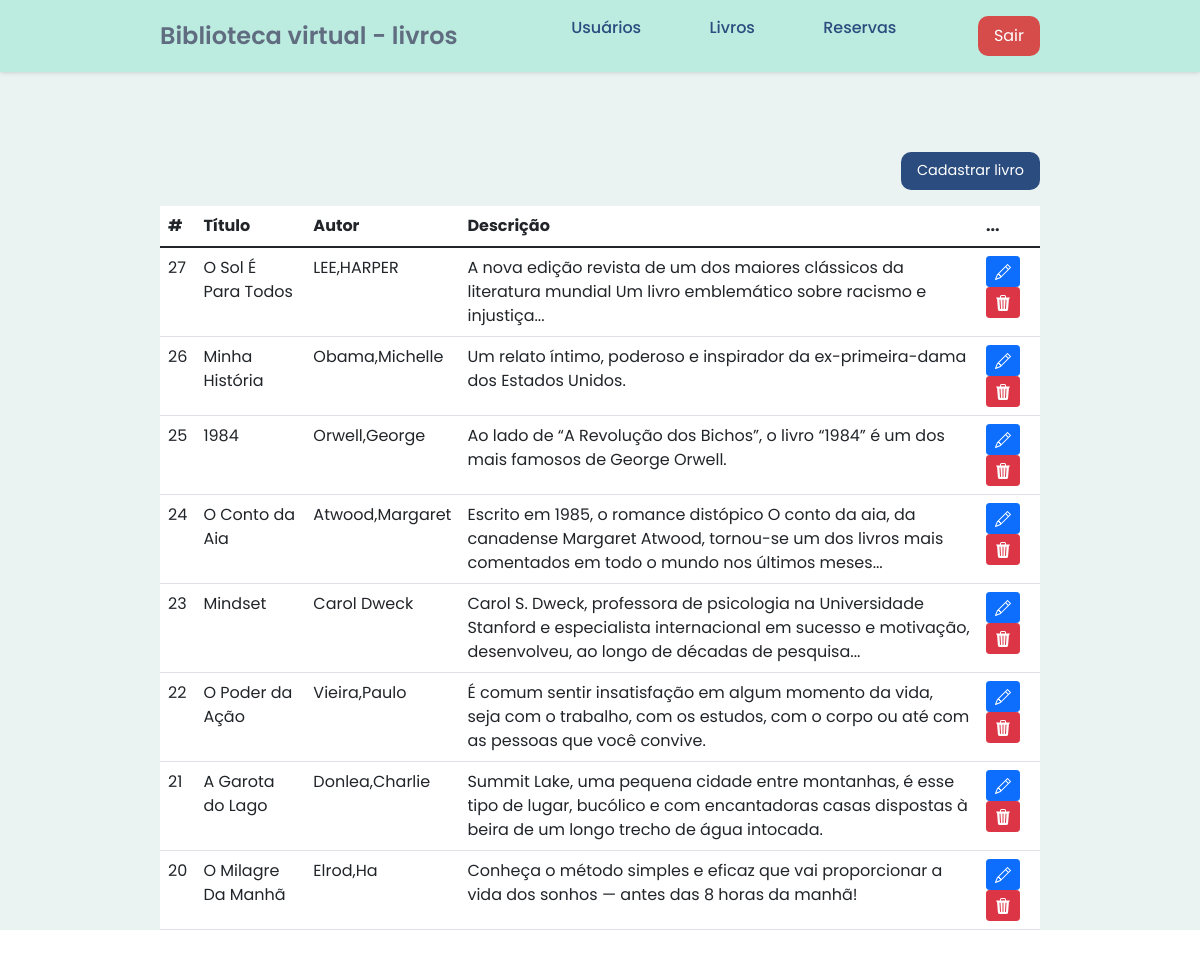
Page /listagem-livros.php (signed in) on the committed database.
### tables this page shows
CREATE TABLE `livros` (
  `idlivro` int(11) NOT NULL,
  `nomelivro` varchar(40) NOT NULL,
  `autorlivro` varchar(40) NOT NULL,
  `descricaolivro` varchar(200) DEFAULT NULL
);

### listagem-livros.php (the view, shortened to what this page needs)
<?php
    include_once('conexao.php');
    $sql = "SELECT * FROM livros ORDER BY idlivro DESC";
    $result = $conexao->query($sql);
?>
<!DOCTYPE html>
<html lang="pt-br">
<head>
    <link href="https://cdn.jsdelivr.net/npm/bootstrap@5.1.3/dist/css/bootstrap.min.css" rel="stylesheet">
    <link rel="stylesheet" href="estilo.css">
</head>
<body>
    <div class="container-admin">
        <header class="navbar">
            <a href="sistema-admin.php">
                <span>Biblioteca virtual - livros</span>
            </a>
            <nav>
                <ul class="nav-links">
                    <li><a href="listagem-usuarios.php">Usuários</a></li>
                    <li><a href="listagem-livros.php">Livros</a></li>
                    <li><a href="listagem-reservas.php">Reservas</a></li>
                </ul>
            </nav>
            <a class="user" href="logon.php"><button class="btn-logon">Sair</button></a>
        </header>
        <div class="container-btn-cadastrar">
            <a class="user" href="cadastro-livros.php"><button class="btn-cadastrar">Cadastrar livro</button></a>
        </div>
        <div class="table-list">
            <table class="table">
                <thead>
                    <tr>
                        <th scope="col">#</th>
                        <th scope="col">Título</th>
                        <th scope="col">Autor</th>
                        <th scope="col">Descrição</th>
                        <th scope="col">...</th>
                    </tr>
                </thead>
                <tbody>
                    <?php
                        while($user_data = mysqli_fetch_assoc($result)){
                            echo "<tr>";
                            echo "<td>".$user_data["idlivro"]."</td>";
                            echo "<td>".$user_data["nomelivro"]."</td>";
                            echo "<td>".$user_data["autorlivro"]."</td>";
                            echo "<td>".$user_data["descricaolivro"]."</td>";
                            echo "<td>
                                    <a class='btn btn-sm btn-primary' href='editar-livro.php?idlivro=$user_data[idlivro]' title='Editar'>
                                        <svg xmlns='http://www.w3.org/2000/svg' width='16' height='16' fill='currentColor' class='bi bi-pencil' viewBox='0 0 16 16'>
                                            <path d='M12.146.146a.5.5 0 0 1 .708 0l3 3a.5.5 0 0 1 0 .708l-10 10a.5.5 0 0 1-.168.11l-5 2a.5.5 0 0 1-.65-.65l2-5a.5.5 0 0 1 .11-.168l10-10zM11.207 2.5 13.5 4.793 14.793 3.5 12.5 1.207 11.207 2.5zm1.586 3L10.5 3.207 4 9.707V10h.5a.5.5 0 0 1 .5.5v.5h.5a.5.5 0 0 1 .5.5v.5h.293l6.5-6.5zm-9.761 5.175-.106.106-1.528 3.821 3.821-1.528.106-.106A.5.5 0 0 1 5 12.5V12h-.5a.5.5 0 0 1-.5-.5V11h-.5a.5.5 0 0 1-.468-.325z'/>
                                        </svg>
                                    </a>
                                    <a class='btn btn-sm btn-danger' href='delete-livro.php?idlivro=$user_data[idlivro]' title='Excluir'>
                                        <svg xmlns='http://www.w3.org/2000/svg' width='16' height='16' fill='currentColor' class='bi bi-trash3-fill' viewBox='0 0 16 16'>
                                            <path d='M11 1.5v1h3.5a.5.5 0 0 1 0 1h-.538l-.853 10.66A2 2 0 0 1 11.115 16h-6.23a2 2 0 0 1-1.994-1.84L2.038 3.5H1.5a.5.5 0 0 1 0-1H5v-1A1.5 1.5 0 0 1 6.5 0h3A1.5 1.5 0 0 1 11 1.5Zm-5 0v1h4v-1a.5.5 0 0 0-.5-.5h-3a.5.5 0 0 0-.5.5ZM4.5 5.029l.5 8.5a.5.5 0 1 0 .998-.06l-.5-8.5a.5.5 0 1 0-.998.06Zm6.53-.528a.5.5 0 0 0-.528.47l-.5 8.5a.5.5 0 0 0 .998.058l.5-8.5a.5.5 0 0 0-.47-.528ZM8 4.5a.5.5 0 0 0-.5.5v8.5a.5.5 0 0 0 1 0V5a.5.5 0 0 0-.5-.5Z'/>
                                        </svg>
                                    </a>
                                </td>";
                            echo "</tr>";
                        }
                    ?>
                </tbody>
            </table>
        </div>
    </div>
</body>
</html>

### estilo.css (style rules this page uses)
* { margin: 0; border: 0; padding: 0; box-sizing: border-box; font-family: "Poppins", sans-serif; }
body { min-height: 100vh; min-width: 100vw; }
.navbar { display: flex; justify-content: space-between; align-items: center; padding: 1rem 10rem; width: 100%; background: #BCEBDF; box-shadow: 0 0 5px rgba(0, 0, 0, 0.2); }
.navbar span { font-size: 1.5rem; font-weight: 600; color: #606D80; cursor: pointer; }
.navbar a { text-decoration: none; }
.nav-links a, li { color: #2B4C7E; font-weight: 500; }
.nav-links { list-style: none; }
.nav-links li { display: inline-block; padding: 0 2rem; }
.nav-links li a { transition: all 0.3s ease 0s; }
.btn-logon { background: #d54c4a; border: none; color: white; padding: 0.5rem 1rem; border-radius: 10px; transition: all 0.3s ease 0s; }
.container-admin { min-height: 100vh; background: #EBF2F2; }
.table-list { margin: 5rem 10rem; background: white; }
.container-btn-cadastrar { display: flex; justify-content: flex-end; margin: 5rem 10rem -4rem; }
.btn-cadastrar { background: #2B4C7E; border: none; color: white; padding: 0.5rem 1rem; border-radius: 10px; font-size: 0.9rem; }

### rows in the picture
livros: idlivro "27", nomelivro "O Sol É Para Todos", autorlivro "LEE,HARPER", descricaolivro "A nova edição revista de um dos maiores clássicos da literatura mundial Um livro emblemático sobre racismo e injustiça..."
livros: idlivro "26", nomelivro "Minha História", autorlivro "Obama,Michelle", descricaolivro "Um relato íntimo, poderoso e inspirador da ex-primeira-dama dos Estados Unidos."
livros: idlivro "25", nomelivro "1984", autorlivro "Orwell,George", descricaolivro "Ao lado de “A Revolução dos Bichos”, o livro “1984” é um dos mais famosos de George Orwell."
livros: idlivro "24", nomelivro "O Conto da Aia", autorlivro "Atwood,Margaret", descricaolivro "Escrito em 1985, o romance distópico O conto da aia, da canadense Margaret Atwood, tornou-se um dos livros mais comentados em todo o mundo nos últimos meses..."
livros: idlivro "23", nomelivro "Mindset", autorlivro "Carol Dweck", descricaolivro "Carol S. Dweck, professora de psicologia na Universidade Stanford e especialista internacional em sucesso e motivação, desenvolveu, ao longo de décadas de pesquisa..."
livros: idlivro "22", nomelivro "O Poder da Ação", autorlivro "Vieira,Paulo", descricaolivro "É comum sentir insatisfação em algum momento da vida, seja com o trabalho, com os estudos, com o corpo ou até com as pessoas que você convive."
livros: idlivro "21", nomelivro "A Garota do Lago", autorlivro "Donlea,Charlie", descricaolivro "Summit Lake, uma pequena cidade entre montanhas, é esse tipo de lugar, bucólico e com encantadoras casas dispostas à beira de um longo trecho de água intocada."
livros: idlivro "20", nomelivro "O Milagre Da Manhã", autorlivro "Elrod,Ha", descricaolivro "Conheça o método simples e eficaz que vai proporcionar a vida dos sonhos — antes das 8 horas da manhã!"
